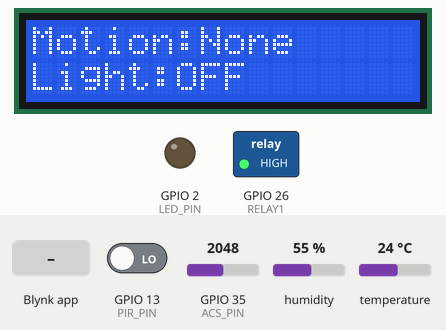
Simulated run of this sketch. Board: ESP32. On the bench: 16×2 character LCD, switched loads named in the sketch (green lamp = pin HIGH), output pins drawn as LEDs (lit = HIGH). Inputs (shaded band) come from the test bench; at power-on: GPIO 13 (PIR_PIN) LOW, temperature 24 °C, GPIO 35 (ACS_PIN) = 2048, humidity 55 %. WiFi joins after 1.5 s; servers stay silent unless stated; what the sketch prints to the serial monitor is not drawn.

Above: at 9.0 s.
9.1 s: GPIO 13 (PIR_PIN) driven HIGH
At 14.2 s:
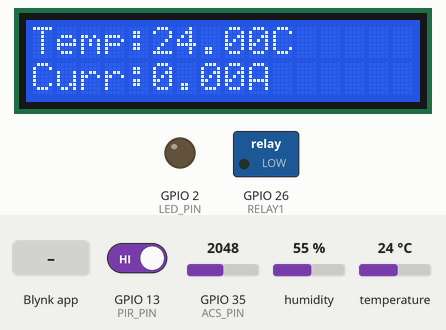
19.0 s: Blynk app writes 1 to V2
At 20.2 s:
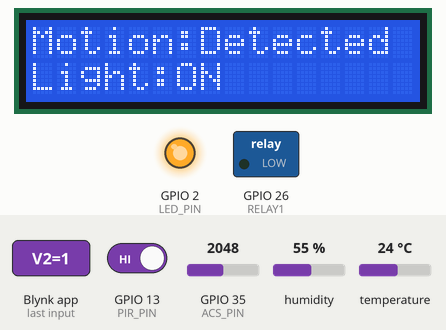
28.9 s: Blynk app writes 0 to V1
At 29.05 s:
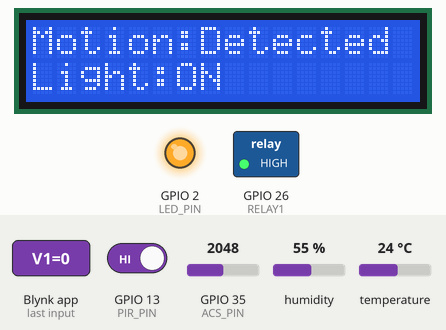
30.7 s: temperature set to 12 °C
At 34.2 s:
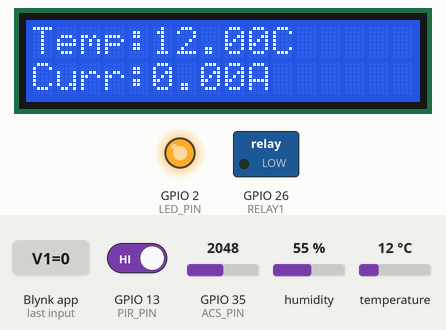
39.9 s: GPIO 35 (ACS_PIN) set to 2866
At 44.6 s:
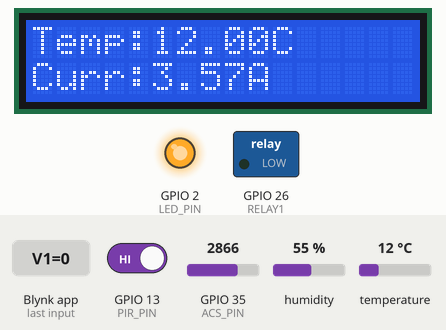
49.8 s: GPIO 13 (PIR_PIN) driven LOW
At 59.4 s:
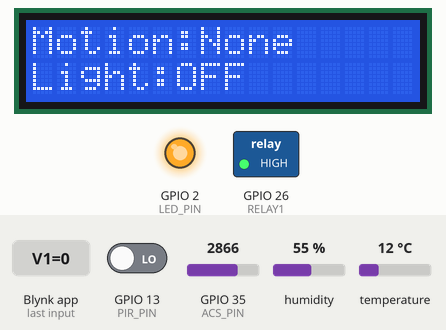
Timing chart, 0 to 60.7 s (numbered marks = the images above; inputs shaded):
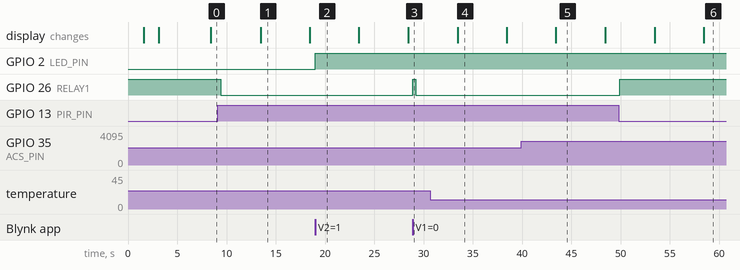

Measured:
- after the input at 9.1 s, GPIO 26 (RELAY1): HIGH → LOW after 0.30 s
- after the input at 19.0 s, GPIO 2 (LED_PIN): LOW → HIGH at once
- after the input at 28.9 s, GPIO 26 (RELAY1): LOW → HIGH at once, → LOW 0.30 s later
- after the input at 30.7 s, the display: changes after 2.8 s (image 4)
- after the input at 39.9 s, the display: changes after 3.5 s (image 5)
- after the input at 49.8 s, GPIO 26 (RELAY1): LOW → HIGH after 0.10 s; the display: first differs from a run without the input after 8.6 s (image 6)
- what the display in image 1 shows lasts 4.9 s, from 13.5 s to 18.4 s

The sketch:

Esp_code.ino
```cpp
// ── BLYNK CONFIG ─────────────────────────────
#define BLYNK_TEMPLATE_ID "TMPL3cLnYKI_X"
#define BLYNK_TEMPLATE_NAME "Smart Home Lighting"
#define BLYNK_AUTH_TOKEN "02h7LBP6Z0R-UhLK5G4s2W-OxmOaNwY-"

#include <WiFi.h>
#include <BlynkSimpleEsp32.h>
#include <DHT.h>
#include <Wire.h>
#include <LiquidCrystal_I2C.h>

// ── WiFi ─────────────────────────────────────
char ssid[] = "shahid";
char pass[] = "shahid123";

// ── Pins ─────────────────────────────────────
#define PIR_PIN   13
#define RELAY1    26
#define DHT_PIN   14
#define ACS_PIN   35
#define LED_PIN   2

// ── Objects ──────────────────────────────────
LiquidCrystal_I2C lcd(0x27, 16, 2);
DHT dht(DHT_PIN, DHT11);
BlynkTimer timer;

// ── Variables ────────────────────────────────
bool showMotion = true;
float temp = 0;
float current = 0;

// ── BLYNK CONTROL (VOICE + APP) ─────────────

// Relay (Light) Control → V1
BLYNK_WRITE(V1) {
  int value = param.asInt();

  if (value == 1) {
    digitalWrite(RELAY1, LOW);   // ON
  } else {
    digitalWrite(RELAY1, HIGH);  // OFF
  }
}

// LED Control → V2
BLYNK_WRITE(V2) {
  int value = param.asInt();

  if (value == 1) {
    digitalWrite(LED_PIN, HIGH);
  } else {
    digitalWrite(LED_PIN, LOW);
  }
}

// ── Motion Detection ─────────────────────────
void checkMotion() {
  int motion = digitalRead(PIR_PIN);

  if (motion == HIGH) {
    digitalWrite(RELAY1, LOW);
    Blynk.virtualWrite(V1, 1);
    Serial.println("Motion → Light ON");
  } else {
    digitalWrite(RELAY1, HIGH);
    Blynk.virtualWrite(V1, 0);
    Serial.println("No Motion → Light OFF");
  }
}

// ── Read Sensors ─────────────────────────────
void readSensors() {
  temp = dht.readTemperature();

  int raw = analogRead(ACS_PIN);
  float volts = (raw / 4095.0) * 3.3;
  current = (volts - 1.65) / 0.185;

  Serial.print("Temp: ");
  Serial.print(temp);
  Serial.print(" C | Current: ");
  Serial.println(current);
}

// ── LCD Display ──────────────────────────────
void updateLCD() {

  lcd.clear();

  if (showMotion) {
    int motion = digitalRead(PIR_PIN);

    lcd.setCursor(0, 0);
    lcd.print("Motion:");

    if (motion == HIGH) {
      lcd.print("Detected");
    } else {
      lcd.print("None   ");
    }

    lcd.setCursor(0, 1);
    lcd.print("Light:");
    lcd.print(digitalRead(RELAY1) == LOW ? "ON " : "OFF");

  } else {
    lcd.setCursor(0, 0);
    lcd.print("Temp:");
    lcd.print(temp);
    lcd.print("C   ");

    lcd.setCursor(0, 1);
    lcd.print("Curr:");
    lcd.print(abs(current));
    lcd.print("A   ");
  }

  showMotion = !showMotion;
}

// ── Setup ────────────────────────────────────
void setup() {
  Serial.begin(115200);

  Wire.begin(21, 22);

  pinMode(PIR_PIN, INPUT);
  pinMode(RELAY1, OUTPUT);
  pinMode(LED_PIN, OUTPUT);

  digitalWrite(RELAY1, HIGH);
  digitalWrite(LED_PIN, LOW);

  dht.begin();

  lcd.init();
  lcd.backlight();
  lcd.print("Connecting WiFi");

  WiFi.begin(ssid, pass);

  while (WiFi.status() != WL_CONNECTED) {
    delay(300);
    Serial.print(".");
  }

  Serial.println("\nWiFi Connected");

  lcd.clear();
  lcd.print("WiFi Connected");
  delay(1500);
  lcd.clear();

  Blynk.config(BLYNK_AUTH_TOKEN);
  Blynk.connect();

  // Timers
  timer.setInterval(300L, checkMotion);
  timer.setInterval(2000L, readSensors);
  timer.setInterval(5000L, updateLCD);
}

// ── Loop ─────────────────────────────────────
void loop() {

  if (WiFi.status() != WL_CONNECTED) {
    WiFi.begin(ssid, pass);
    delay(2000);
    return;
  }

  if (!Blynk.connected()) {
    Blynk.connect();
  }

  Blynk.run();
  timer.run();
}
```
